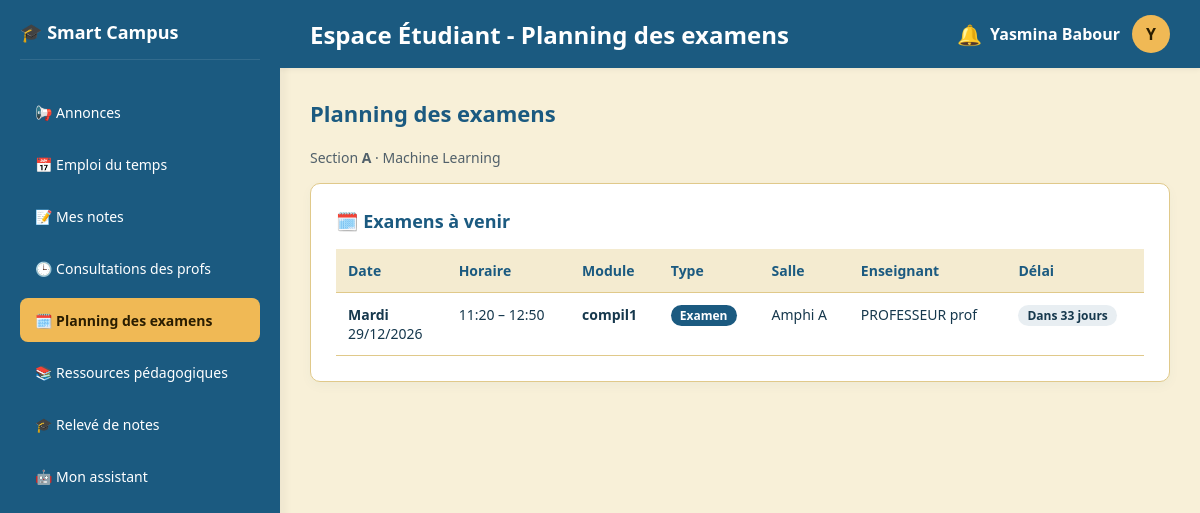
The page /etudiant_examens.php (signed in) on the database as committed earlier.
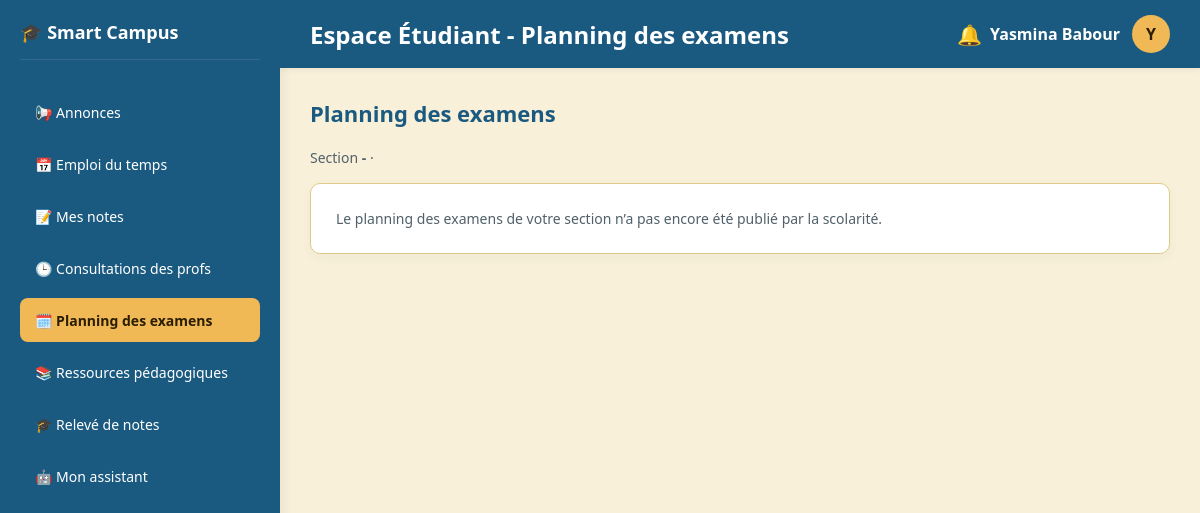
The same page on the database as committed later.
### tables this page shows
CREATE TABLE `etudiant` (
  `id_Etu` int(11) NOT NULL,
  `id_user` varchar(100) NOT NULL,
  `id_sp` int(11) DEFAULT NULL,
  `id_Sec` int(11) DEFAULT NULL,
  `groupe` int(11) NOT NULL DEFAULT 1,
  `annee` tinyint(4) DEFAULT NULL
);

CREATE TABLE `section` (
  `id_Sec` int(11) NOT NULL,
  `nom_sec` varchar(100) NOT NULL,
  `id_sp` int(11) DEFAULT NULL,
  `nombre_groupes` int(11) DEFAULT 4
);

CREATE TABLE `specialite` (
  `id_sp` int(11) NOT NULL,
  `NomSp` varchar(100) NOT NULL,
  `id_Dep` int(11) DEFAULT NULL,
  `annee` int(11) NOT NULL
);

CREATE TABLE `exam` (
  `id_exam` int(11) NOT NULL,
  `id_mod` int(11) NOT NULL,
  `id_sec` int(11) NOT NULL,
  `id_prof` int(11) NOT NULL,
  `id_salle` int(11) DEFAULT NULL,
  `type_exam` enum('normal','rattrapage') NOT NULL DEFAULT 'normal',
  `dateEx` date NOT NULL,
  `heurD` time DEFAULT NULL,
  `heurF` time DEFAULT NULL
);

CREATE TABLE `module` (
  `id_mod` int(11) NOT NULL,
  `Nom_mod` varchar(100) NOT NULL
);

CREATE TABLE `salle` (
  `id_salle` int(11) NOT NULL,
  `nom_salle` varchar(50) NOT NULL,
  `capacite` int(11) DEFAULT NULL,
  `typeSalle` varchar(15) NOT NULL DEFAULT 'salle_cours'
);

CREATE TABLE `user` (
  `id_user` varchar(100) NOT NULL,
  `nom` varchar(50) NOT NULL,
  `prenom` varchar(50) NOT NULL,
  `email` varchar(100) NOT NULL,
  `mdP` varchar(255) NOT NULL,
  `role` enum('etudiant','prof','scolarite') NOT NULL
);

### etudiant_examens.php (the view, shortened to what the changed rows need)
<?php
$page_title  = 'Planning des examens';
$page_active = 'etudiant_examens.php';
require 'etu_header.php';
$jours_fr = ['Dimanche','Lundi','Mardi','Mercredi','Jeudi','Vendredi','Samedi'];
$a_venir = $passes = [];
$error = '';
$aujourdhui = new DateTime('today');
try {
    $st = $pdo->prepare("SELECT x.dateEx, x.heurD, x.heurF, x.type_exam, m.Nom_mod, sa.nom_salle, u.nom, u.prenom
                         FROM exam x
                         JOIN module m ON m.id_mod = x.id_mod
                         LEFT JOIN salle sa ON sa.id_salle = x.id_salle
                         LEFT JOIN prof p ON p.id_prof = x.id_prof
                         LEFT JOIN user u ON u.id_user = p.id_user
                         WHERE x.id_sec = ?
                         ORDER BY x.dateEx, x.heurD");
    $st->execute([$etu['id_Sec']]);
    foreach ($st->fetchAll(PDO::FETCH_ASSOC) as $e) {
        if (new DateTime($e['dateEx']) >= $aujourdhui) { $a_venir[] = $e; } else { $passes[] = $e; }
    }
} catch (PDOException $e) {
    $error = "Impossible de charger le planning pour le moment. Réessayez plus tard.";
}
function ligne_examen(array $e, DateTime $aujourdhui, array $jours_fr, bool $avec_delai): void {
    $d = new DateTime($e['dateEx']);
    $j = (int)$aujourdhui->diff($d)->format('%r%a');
    $rattrapage = $e['type_exam'] === 'rattrapage';
    ?>
    <tr>
      <td><strong><?php echo $jours_fr[(int)$d->format('w')]; ?></strong><br><?php echo $d->format('d/m/Y'); ?></td>
      <td><?php echo $e['heurD'] ? substr($e['heurD'],0,5) . ' – ' . substr($e['heurF'],0,5) : '<span class="muted">À confirmer</span>'; ?></td>
      <td><strong><?php echo htmlspecialchars($e['Nom_mod']); ?></strong></td>
      <td><span class="tp <?php echo $rattrapage ? 'rat' : ''; ?>"><?php echo $rattrapage ? 'Rattrapage' : 'Examen'; ?></span></td>
      <td> <?php echo $e['nom_salle'] ? htmlspecialchars($e['nom_salle']) : '<span class="muted">À confirmer</span>'; ?></td>
      <td><?php echo $e['nom'] ? htmlspecialchars($e['nom'] . ' ' . $e['prenom']) : '—'; ?></td>
      <?php if ($avec_delai): ?>
      <td><span class="delai <?php echo $j <= 7 ? 'proche' : ''; ?>"><?php echo $j === 0 ? 'Aujourd’hui' : ($j === 1 ? 'Demain' : "Dans $j jours"); ?></span></td>
      <?php endif; ?>
    </tr>
    <?php
}
?>
<h3 class="section-title">Planning des examens</h3>
<p class="muted" style="margin-bottom:16px">Section <strong><?php echo htmlspecialchars($etu['nom_sec'] ?? '-'); ?></strong> · <?php echo htmlspecialchars($etu['NomSp'] ?? ''); ?></p>
<?php if (!$error && empty($a_venir) && empty($passes)): ?>
  <div class="card"><p class="muted">Le planning des examens de votre section n’a pas encore été publié par la scolarité.</p></div>
<?php elseif (!$error): ?>
  <div class="card">
    <h3>🗓️ Examens à venir</h3>
    <?php if (empty($a_venir)): ?>
      <p class="muted">Aucun examen à venir.</p>
    <?php else: ?>
      <div class="tbl-wrap"><table class="ex">
        <thead><tr><th>Date</th><th>Horaire</th><th>Module</th><th>Type</th><th>Salle</th><th>Enseignant</th><th>Délai</th></tr></thead>
        <tbody><?php foreach ($a_venir as $e) ligne_examen($e, $aujourdhui, $jours_fr, true); ?></tbody>
      </table></div>
    <?php endif; ?>
  </div>
<?php endif; ?>
<?php require 'etu_footer.php'; ?>

### etu_header.php (shortened to what the changed rows need)
<?php
try {
    $pdo = new PDO("mysql:host=localhost;dbname=smart_campus;charset=utf8mb4", 'root', '');
    $pdo->setAttribute(PDO::ATTR_ERRMODE, PDO::ERRMODE_EXCEPTION);
    $st = $pdo->prepare("SELECT e.id_Etu, e.id_sp, e.id_Sec, e.groupe, e.annee, s.nom_sec, sp.NomSp
                         FROM etudiant e
                         LEFT JOIN section s ON s.id_Sec = e.id_Sec
                         LEFT JOIN specialite sp ON sp.id_sp = e.id_sp
                         WHERE e.id_user = ?");
    $st->execute([$_SESSION['id_user']]);
    $etu = $st->fetch(PDO::FETCH_ASSOC);
} catch (PDOException $e) {
    die("Erreur de connexion à la base de données.");
}
$menu = [
    'etudiant_dashboard.php' => '📢 Annonces',
    'etudiant_edt.php'       => '📅 Emploi du temps',
    'etudiant_notes.php'     => '📝 Mes notes',
    'etudiant_consultations.php' => '🕒 Consultations des profs',
    'etudiant_examens.php'   => '🗓️ Planning des examens',
    'etudiant_ressources.php'=> '📚 Ressources pédagogiques',
    'etudiant_releve.php'    => '🎓 Relevé de notes',
    'etudiant_assistant.php' => '🤖 Mon assistant',
];
$page_active = $page_active ?? '';
$page_title  = $page_title ?? 'Espace Étudiant';
?>
<!DOCTYPE html>
<html lang="fr">
<head>
</head>
<body>
<div class="sidebar">
  <div>
    <nav class="menu" aria-label="Menu principal">
      <?php foreach ($menu as $file => $label): ?>
        <a href="<?php echo $file; ?>" class="menu-item <?php echo $file === $page_active ? 'active' : ''; ?>"><?php echo $label; ?></a>
      <?php endforeach; ?>
    </nav>
  </div>
</div>
<div class="main-content">
  <div class="top-navbar">
    <h2>Espace Étudiant - <?php echo htmlspecialchars($page_title); ?></h2>
  </div>
  <div class="content-body">

Rows that differ between the two databases and show on the page:
no longer on this page (row unchanged): etudiant: id_Sec.nom_sec "A", id_sp.NomSp "Machine Learning"
removed exam: dateEx "Mardi", dateEx "29/12/2026", heurD "11:20", heurF "12:50", id_mod.Nom_mod "compil1", type_exam "Examen", id_salle.nom_salle "Amphi A", user.nom+prenom "PROFESSEUR prof", dateEx "33"
Other text that changed with them:
$etu['nom_sec']: (not shown) → "-"
text no longer shown: "🗓️ Examens à venir Date Horaire Module Type Salle Enseignant Délai"
text now shown: "Le planning des examens de votre section n’a pas encore été publié par la scolarité."
